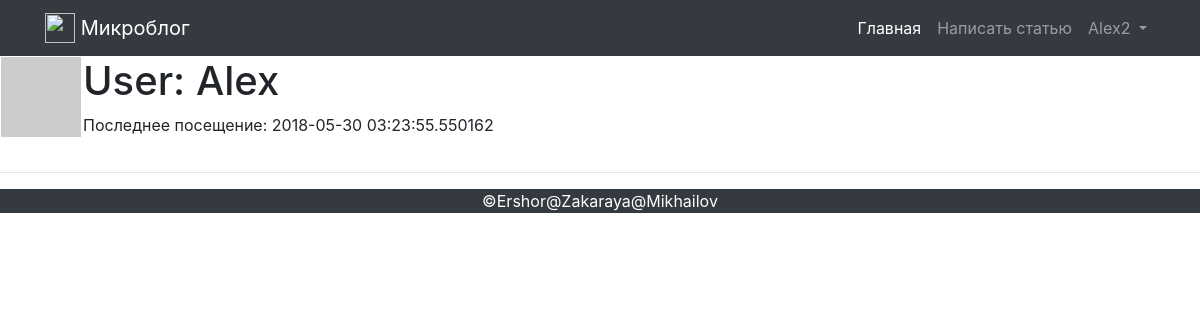
The app's page /user/Alex (signed in) with its own data.
### app/models.py (models this page shows, shortened)
class PaginatedAPIMixin(object):
    @staticmethod
    def to_collection_dict(query, page, per_page, endpoint, **kwargs):
        resources = query.paginate(page, per_page, False)
        data = {
            'items': [item.to_dict() for item in resources.items],
            '_meta': {
                'offset': page,
                'count': per_page,
                'total_pages': resources.pages,
                'total_items': resources.total
            },
            '_links': {
                'self': url_for(endpoint, offset=page, count=per_page,
                                **kwargs),
                'next': url_for(endpoint, offset=page + 1, count=per_page,
                                **kwargs) if resources.has_next else None,
                'prev': url_for(endpoint, offset=page - 1, count=per_page,
                                **kwargs) if resources.has_prev else None
            }
        }
        return data

class User(PaginatedAPIMixin, UserMixin, db.Model):
    id = db.Column(db.Integer, primary_key=True)
    username = db.Column(db.String(64), index=True, unique=True)
    email = db.Column(db.String(120), index=True, unique=True)
    password_hash = db.Column(db.String(128))
    posts = db.relationship('Post', backref='author', lazy='dynamic')
    about_me = db.Column(db.String(140))
    last_seen = db.Column(db.DateTime, default=datetime.utcnow)
    token = db.Column(db.String(32), index=True, unique=True)
    token_expiration = db.Column(db.DateTime)
    def avatar(self, size):
        digest = md5(self.email.lower().encode('utf-8')).hexdigest()
        return 'https://www.gravatar.com/avatar/{}?d=identicon&s={}'.format(digest, size)
    def __repr__(self):
        return self.username

### app/routes.py (the view)
@app.route('/user/<username>')
@login_required
def user(username):
    user = User.query.filter_by(username=username).first_or_404()
    return render_template('user.html', user=user, posts=user.posts)

### app/models.py (called while the page is built)
@login.user_loader
def load_user(uid):
    return User.query.get(int(uid))

### app/routes.py (called while the page is built)
@app.before_request
def before_request():
    if current_user.is_authenticated:
        current_user.last_seen = datetime.utcnow()
        db.session.commit()

### app/templates/user.html (shortened to what this page needs)
{% extends 'base.html' %}
{% block content %}
    <table>
        <tr valign="top">
            <td><img src="{{ user.avatar(128) }}"></td>
            <td>
                <h1>User: {{ user.username }}</h1>
                {% if user.last_seen %}
                    <p>
                        Последнее посещение: {{ user.last_seen }}
                    </p>
                {% endif %}
            </td>
        </tr>
        <tr>
            <td>
            </td>
        </tr>
    </table>
    <hr>
{% endblock %}

### app/templates/base.html (shortened to what this page needs)
<!DOCTYPE html>
<html lang="en">
<head>
    <link rel="stylesheet" href="https://maxcdn.bootstrapcdn.com/bootstrap/4.0.0/css/bootstrap.min.css">
    <link rel="stylesheet" href="https://maxcdn.bootstrapcdn.com/font-awesome/4.4.0/css/font-awesome.min.css">
    <link rel="stylesheet" href="{{ url_for('static', filename = 'css/index.css') }}">
</head>
<body>
    <nav class="navbar navbar-expand-lg navbar-dark bg-dark fixed-top">
        <div class="container">
            <a class="navbar-brand" href="/">
            <img src="https://v4-alpha.getbootstrap.com/assets/brand/bootstrap-solid.svg" width="30" height="30" class="d-inline-block align-top" alt="">
            Микроблог</a>
            <div class="collapse navbar-collapse" id="navbarResponsive">
                <nav class="navbar navbar-expand-sm bg-dark navbar-dark">
                </nav>
                <ul class="navbar-nav ml-auto">
                    <li class="nav-item active">
                        <a class="nav-link" href="{{url_for('index')}}">
                        Главная
                    </a>
                    </li>
                    {% if current_user.is_anonymous %}
                    <li class="nav-item">
                        <a class="nav-link" href="{{ url_for('login') }}"><span class="glyphicon glyphicon-user"></span>Логин</a>
                    </li>
                    <li class="nav-item">
                        <a class="nav-link" href="{{ url_for('register') }}">Регистрация</a>
                    </li>
                    {% else %}
                    <li class="nav-item">
                        <a class="nav-link" href="{{url_for('add_post')}}">Написать статью</a>
                    </li>
                    <li class="dropdown nav-item">
                        <a class="dropdown-toggle nav-link" data-toggle="dropdown" href="">
                            {{ current_user }}
                        </a>
                    </li>
                    {% endif %}
                </ul>
            </div>
        </div>
    </nav>
    {% block content %}
    {% endblock %}
    <footer class="bg-dark footer">
		<div class="container1 text-center">
			<span class="text-white">&copy;Ershor@Zakaraya@Mikhailov</span>
		</div>
	</footer>
</body>
</html>

### app/static/css/index.css (style rules this page uses)
body { padding-top: 54px; }
@media (min-width: 992px) { body { padding-top: 56px; } }

### records on screen
User: username "Alex2"
User: username "Alex", last_seen "2018-05-30 03:23:55.550162"
